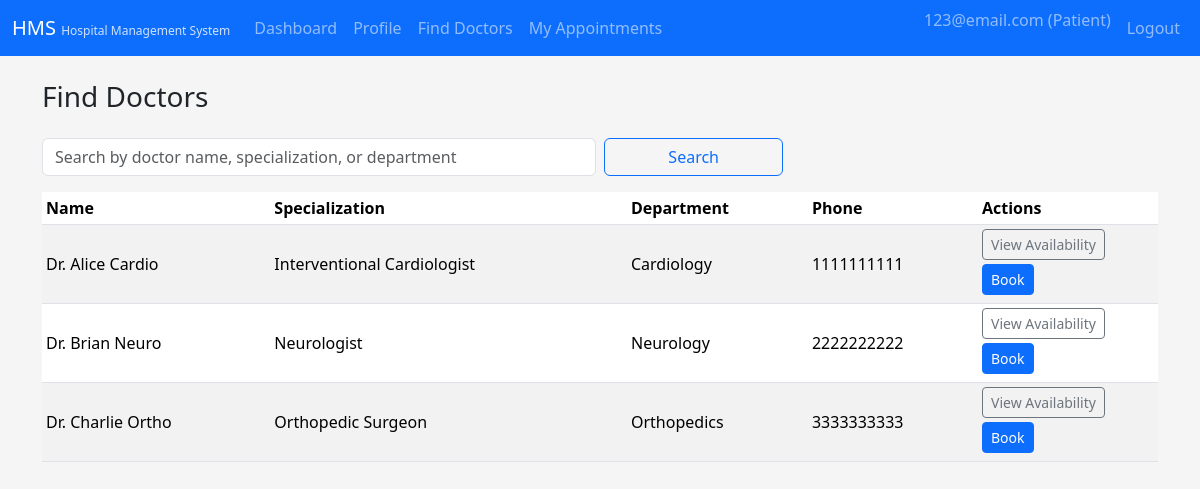
/patient/doctors (signed in), run on the app's committed database.
### tables this page shows
CREATE TABLE users (
    id INTEGER PRIMARY KEY AUTOINCREMENT,
    email TEXT NOT NULL UNIQUE,
    password_hash TEXT NOT NULL,
    role TEXT NOT NULL CHECK (role IN ('admin', 'doctor', 'patient')),
    status TEXT NOT NULL DEFAULT 'active' CHECK (status IN ('active', 'blacklisted'))
);

CREATE TABLE doctor_profiles (
    id INTEGER PRIMARY KEY AUTOINCREMENT,
    user_id INTEGER NOT NULL UNIQUE,
    department_id INTEGER,
    name TEXT NOT NULL,
    specialization TEXT,
    phone TEXT,
    bio TEXT,
    FOREIGN KEY (user_id) REFERENCES users (id) ON DELETE CASCADE,
    FOREIGN KEY (department_id) REFERENCES departments (id) ON DELETE SET NULL
);

CREATE TABLE departments (
    id INTEGER PRIMARY KEY AUTOINCREMENT,
    name TEXT NOT NULL UNIQUE,
    description TEXT
);

### patient_routes.py (the view)
    @app.route("/patient/doctors")
    @role_required("patient")
    def patient_doctors():
        q = request.args.get("q", "").strip()
        conn = get_db()
        cur = conn.cursor()
        base_query = """
            SELECT d.*, dept.name AS department_name
            FROM doctor_profiles d
            LEFT JOIN departments dept ON d.department_id = dept.id
        """
        params = []
        if q:
            base_query += " WHERE d.name LIKE ? OR d.specialization LIKE ? OR dept.name LIKE ?"
            like = f"%{q}%"
            params = [like, like, like]
        base_query += " ORDER BY d.name"
        cur.execute(base_query, params)
        doctors = cur.fetchall()
        conn.close()
        return render_template("patient/doctors_list.html", doctors=doctors, q=q)

### app.py (called while the page is built)
@login_manager.user_loader
def load_user(user_id):
    conn = get_db()
    cur = conn.cursor()
    cur.execute("SELECT * FROM users WHERE id = ?", (user_id,))
    row = cur.fetchone()
    conn.close()
    if row:
        return User(row)
    return None

### db.py (called while the page is built)
def get_db():
    conn = sqlite3.connect(
        DB_PATH,
        timeout=10.0,          # wait up to 10s for locks instead of failing immediately
        check_same_thread=False,  # allow multi-threaded access (Flask dev server)
    )
    conn.row_factory = sqlite3.Row  # access columns by name: row["email"]
    conn.execute("PRAGMA foreign_keys = ON;")
    conn.execute("PRAGMA journal_mode = WAL;")
    return conn

### security.py (called while the page is built)
def role_required(role):
    def decorator(view_func):
        @wraps(view_func)
        @login_required
        def wrapped(*args, **kwargs):
            if current_user.role != role:
                flash("You are not authorized to view this page.", "danger")
                return redirect(url_for("index"))
            if current_user.status != "active":
                flash("Your account is not active. Please contact hospital staff.", "warning")
                return redirect(url_for("logout"))
            return view_func(*args, **kwargs)
        return wrapped
    return decorator

### templates/patient/doctors_list.html (shortened to what this page needs)
{% extends "base.html" %}
{% block content %}
<div class="d-flex justify-content-between align-items-center mb-3">
  <h3>Find Doctors</h3>
</div>
<form class="row g-2 mb-3" method="get">
  <div class="col-md-6">
    <input
      type="text"
      class="form-control"
      name="q"
      placeholder="Search by doctor name, specialization, or department"
      value="{{ q or '' }}"
    >
  </div>
  <div class="col-md-2">
    <button class="btn btn-outline-primary w-100" type="submit">Search</button>
  </div>
</form>
{% if doctors %}
<table class="table table-striped table-hover table-sm align-middle">
  <thead>
    <tr>
      <th>Name</th>
      <th>Specialization</th>
      <th>Department</th>
      <th>Phone</th>
      <th style="width: 180px;">Actions</th>
    </tr>
  </thead>
  <tbody>
    {% for d in doctors %}
      <tr>
        <td>{{ d.name }}</td>
        <td>{{ d.specialization or '-' }}</td>
        <td>{{ d.department_name or '-' }}</td>
        <td>{{ d.phone or '-' }}</td>
        <td>
          <a href="{{ url_for('patient_doctor_availability', doctor_id=d.id) }}"
             class="btn btn-sm btn-outline-secondary mb-1">
            View Availability
          </a>
          <a href="{{ url_for('book_appointment', doctor_id=d.id) }}"
             class="btn btn-sm btn-primary mb-1">
            Book
          </a>
        </td>
      </tr>
    {% endfor %}
  </tbody>
</table>
{% else %}
  <p>No doctors found. Try a different search or contact the hospital.</p>
{% endif %}
{% endblock %}

### templates/base.html (shortened to what this page needs)
<!doctype html>
<html lang="en">
<head>
  <link
    href="https://cdn.jsdelivr.net/npm/bootstrap@5.3.3/dist/css/bootstrap.min.css"
    rel="stylesheet"
  >
</head>
<body>
<nav class="navbar navbar-expand-lg navbar-dark bg-primary">
  <div class="container-fluid">
    <a class="navbar-brand" href="{{ url_for('index') }}">
      HMS
      <span class="small d-none d-sm-inline">Hospital Management System</span>
    </a>
    <div class="collapse navbar-collapse" id="navbarContent">
      <ul class="navbar-nav me-auto mb-2 mb-lg-0">
        {% if current_user.is_authenticated %}
              {% if current_user.role == 'admin' %}
            <li class="nav-item">
              <a class="nav-link" href="{{ url_for('admin_dashboard') }}">Dashboard</a>
            </li>
          {% elif current_user.role == 'doctor' %}
            <li class="nav-item">
              <a class="nav-link" href="{{ url_for('doctor_dashboard') }}">Dashboard</a>
            </li>
          {% elif current_user.role == 'patient' %}
            <li class="nav-item">
              <a class="nav-link" href="{{ url_for('patient_dashboard') }}">Dashboard</a>
            </li>
            <li class="nav-item">
              <a class="nav-link" href="{{ url_for('patient_profile') }}">Profile</a>
            </li>
            <li class="nav-item">
              <a class="nav-link" href="{{ url_for('patient_doctors') }}">Find Doctors</a>
            </li>
            <li class="nav-item">
              <a class="nav-link" href="{{ url_for('patient_appointments') }}">My Appointments</a>
            </li>
          {% endif %}
        {% endif %}
      </ul>
      <ul class="navbar-nav ms-auto">
        {% if current_user.is_authenticated %}
          <li class="nav-item">
            <span class="navbar-text me-2">
              {{ current_user.email }} ({{ current_user.role|capitalize }})
            </span>
          </li>
          <li class="nav-item">
            <a class="nav-link" href="{{ url_for('logout') }}">Logout</a>
          </li>
        {% else %}
          <li class="nav-item">
            <a class="nav-link" href="{{ url_for('login') }}">Login</a>
          </li>
        {% endif %}
      </ul>
    </div>
  </div>
</nav>
<main class="container py-4">
  {% block content %}{% endblock %}
</main>
</body>
</html>

### templates/base.html (style rules this page uses)
body { background-color: #f5f5f5; }
.navbar-brand span.small { font-size: 0.75rem; opacity: 0.8; }

### data on the page
users: email "123@email.com", role "Patient"
doctor_profiles: name "Dr. Alice Cardio", specialization "Interventional Cardiologist", name "Cardiology", phone "1111111111"
doctor_profiles: name "Dr. Brian Neuro", specialization "Neurologist", name "Neurology", phone "2222222222"
doctor_profiles: name "Dr. Charlie Ortho", specialization "Orthopedic Surgeon", name "Orthopedics", phone "3333333333"
